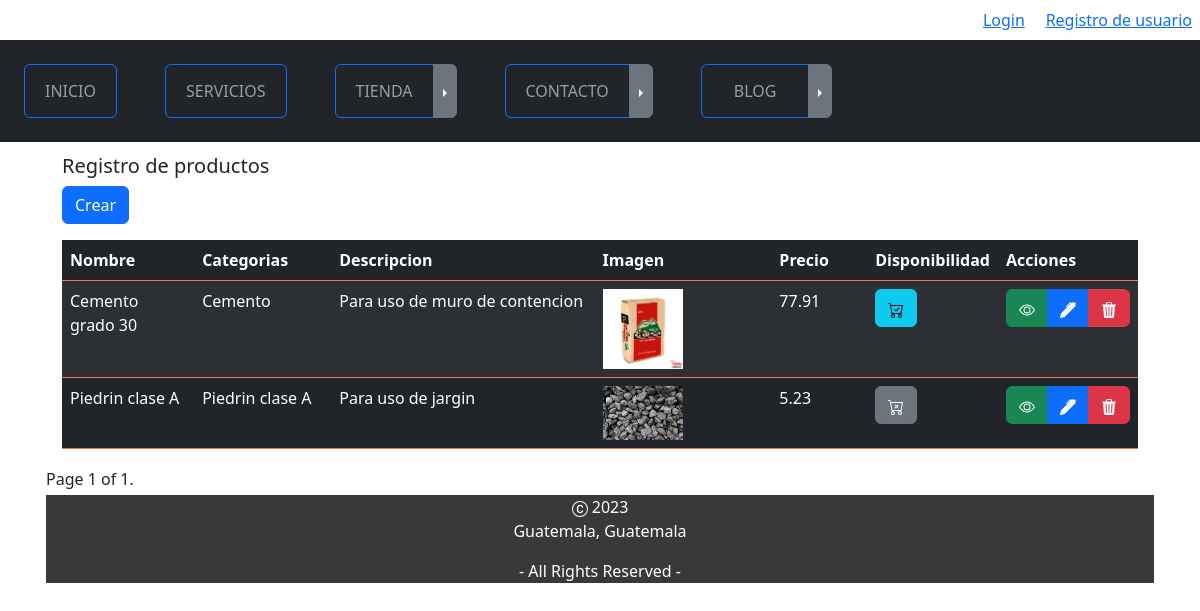
The page /tienda/producto on the database as committed earlier.
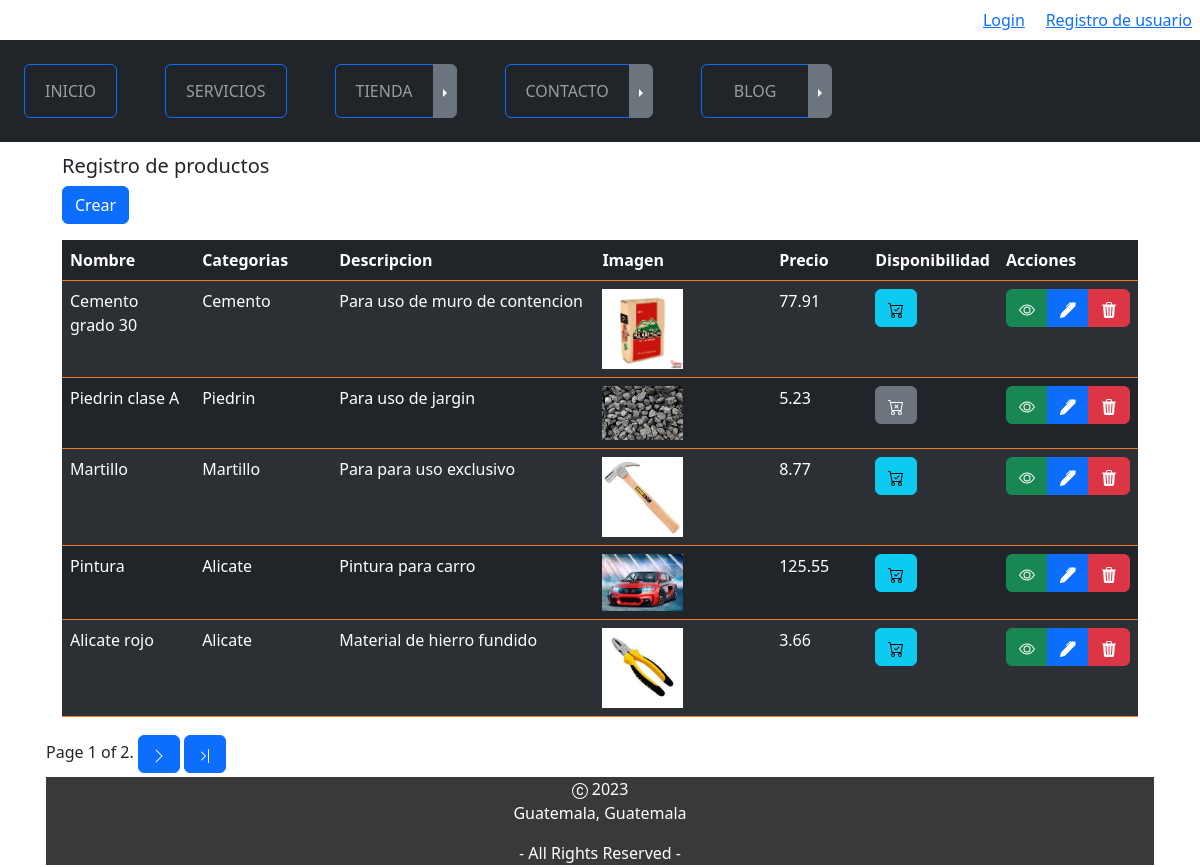
The same page on the database as committed later.
### tienda/models.py (models this page shows, shortened)
class Producto(models.Model):
    nombre = models.CharField(max_length=50)
    categorias = models.ForeignKey(CategoriaProducto,on_delete=models.CASCADE)
    descripcion = models.CharField(max_length=50)
    imagen = models.ImageField(upload_to="tienda", null=True, blank=True)
    precio = models.DecimalField(blank=True, decimal_places=2, max_digits=12, null=True)
    disponibilidad = models.BooleanField(default=True)
    created = models.DateTimeField(auto_now_add=True)
    updated = models.DateTimeField(auto_now=True)
    class Meta:
        verbose_name = 'producto'
        verbose_name_plural = 'productos'
        db_table = 'demo_producto'

class CategoriaProducto(models.Model):
    nombre = models.CharField(max_length=50)
    created = models.DateTimeField(auto_now_add=True)
    updated = models.DateTimeField(auto_now=True)
    class Meta:
        verbose_name = 'categoriaproducto'
        verbose_name_plural = 'categoriaproductos'
        db_table = 'demo_categoriaproducto'
    def __str__(self):
        return self.nombre

### tienda/views.py (the view)
# urls.py: path('producto', ProductList.as_view(
class ProductList(ListView):
    paginate_by=5
    model = Producto

### carro/context_processor.py (called while the page is built)
def importe_total_carro(request):
    total=0.00
    mess = None
    if request.user.is_authenticated:
        carro = request.session.get("carro")
        if carro:
            for key, value in carro.items():
                total = total+(float(value["precio"]))
    else:
        mess = "Debes logearte para ver total"
    return {"importe_total_carro":"{:.2f}".format(total),
            "messagetotal":mess}

### tienda/templates/producto/listado.html (shortened to what the changed rows need)
{% extends "master.html" %}
{% load static %}
{% load bootstrap_icons %}
{% block content %}
    <div class="container mt-2 w-100">
        <div class="d-flex align-items-center justify-content-center">
            <div class="table-responsive">
                <div class="container">
                    <table class="table table-striped table-hover table-dark border-color-custom1">
                        <thead class="thead-dark">
                            <tr>
                                <th scope="col" width="14%">Nombre</th>
                                <th scope="col" width="14%">Categorias</th>
                                <th scope="col" width="30%">Descripcion</th>
                                <th scope="col" width="20%">Imagen</th>
                                <th scope="col" width="10%">Precio</th>
                                <th scope="col" width="10%">Disponibilidad</th>
                                <th>Acciones</th>
                            </tr>
                        </thead>
                        <tbody class="border-color-custom1">
                            {% for producto in object_list %}
                                <tr>
                                    <td>{{ producto.nombre }}</td>
                                    <td>{{ producto.categorias }}</td>
                                    <td>{{ producto.descripcion }}</td>
                                    <td>
                                        {% if producto.imagen %}
                                            <img src="{{ producto.imagen.url }}"
                                                 alt="{{ producto.nombre }}"
                                                 class="img-fluid"
                                                 width="50%"
                                                 height="50%" />
                                        {% endif %}
                                    </td>
                                    <td>{{ producto.precio }}</td>
                                    <td>
                                        {% if producto.disponibilidad %}
                                            <a disabled href="{% url 'productodetalle' producto.id %}" type="button" class="btn btn-info">
                                            </a>
                                        {% else %}
                                            <a disabled type="button" class="btn btn-secondary">
                                            </a>
                                        {% endif %}
                                    </td>
                                    <td>
                                        <form method="post" action="{% url 'productoeliminar' producto.id %}">
                                            <div class="btn-group">
                                                <a href="{% url 'productodetalle' producto.id %}"
                                                   title="Ver"
                                                   type="button"
                                                   class="btn btn-success">
                                                </a>
                                                <a href="{% url 'productoeditar' producto.id %}"
                                                   title="Editar"
                                                   type="button"
                                                   class="btn btn-primary">
                                                </a>
                                                <button class="btn btn-danger" onclick="return eliminar();" type="submit">
                                                </button>
                                            </div>
                                        </form>
                                    </td>
                                </tr>
                            {% endfor %}
                        </tbody>
                    </table>
                </div>
            </div>
        </div>
        <div class="pagination">
            <span class="step-links">
                <span class="current">Page {{ page_obj.number }} of {{ page_obj.paginator.num_pages }}.</span>
                {% if page_obj.has_next %}
                    <a href="?page={{ page_obj.next_page_number }}"
                       title="Siguiente"
                       type="button"
                       class="btn btn-primary">
                        <svg xmlns="http://www.w3.org/2000/svg"
                             width="16"
                             height="16"
                             fill="currentColor"
                             class="bi bi-chevron-right"
                             viewBox="0 0 16 16">
                            <path fill-rule="evenodd" d="M4.646 1.646a.5.5 0 0 1 .708 0l6 6a.5.5 0 0 1 0 .708l-6 6a.5.5 0 0 1-.708-.708L10.293 8 4.646 2.354a.5.5 0 0 1 0-.708z" />
                        </svg>
                    </a>
                    <a href="?page={{ page_obj.paginator.num_pages }}"
                       title="ultimo"
                       type="button"
                       class="btn btn-primary">
                    </a>
                {% endif %}
            </span>
        </div>
    </div>
{% endblock %}

Rows that differ between the two databases and show on the page:
changed through a linked row, Producto "Piedrin clase A": categorias "Piedrin clase A" → "Piedrin"
added Producto: nombre "Martillo", categorias "Martillo", descripcion "Para para uso exclusivo", imagen (picture), precio "8.77", disponibilidad True (drawn)
added Producto: nombre "Pintura", categorias "Alicate", descripcion "Pintura para carro", imagen (picture), precio "125.55", disponibilidad True (drawn)
added Producto: nombre "Alicate rojo", categorias "Alicate", descripcion "Material de hierro fundido", imagen (picture), precio "3.66", disponibilidad True (drawn)
Other text that changed with them:
{{ page_obj.paginator.num_pages }}: "1" → "2"
